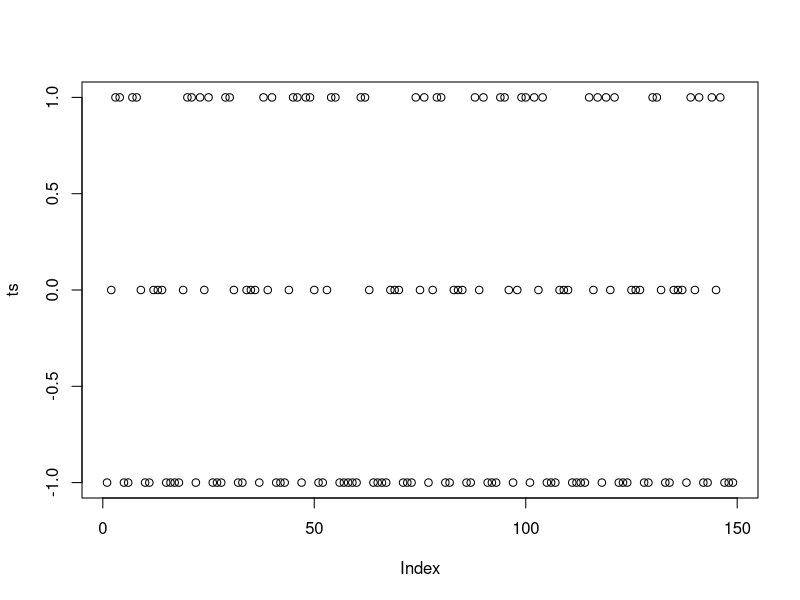
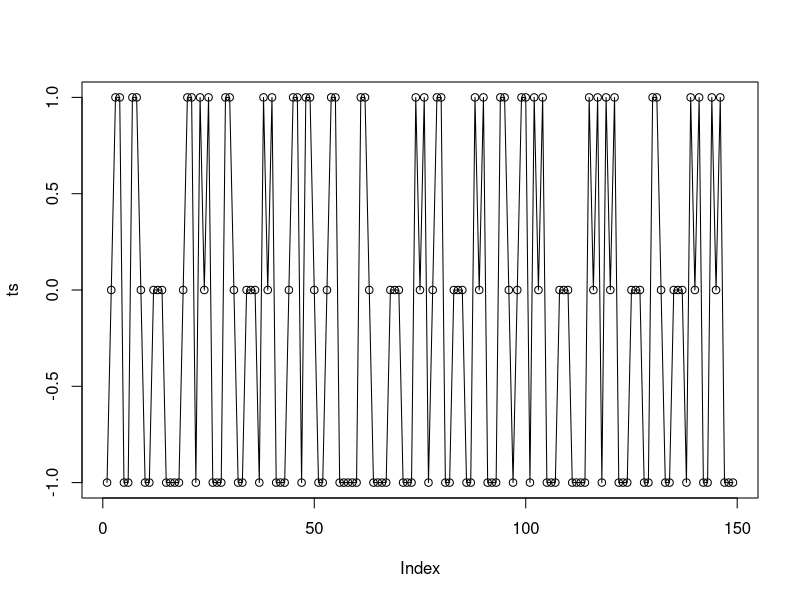
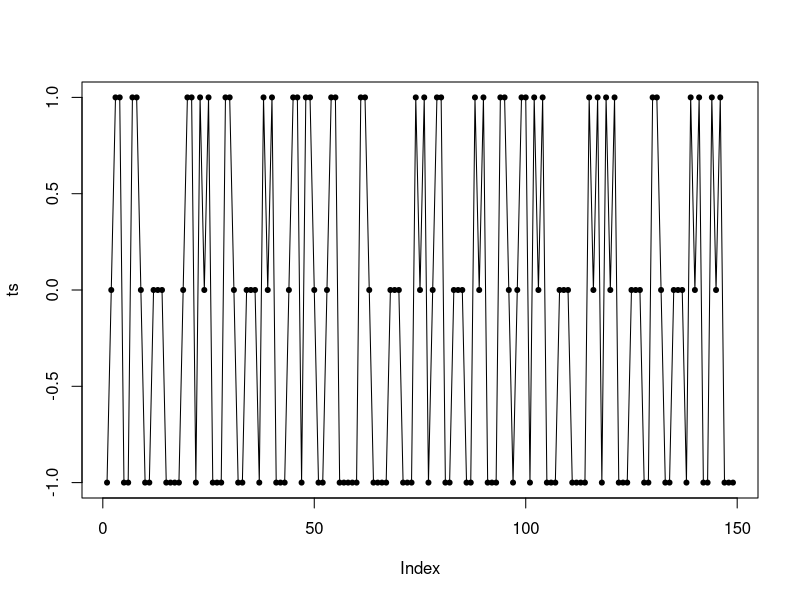
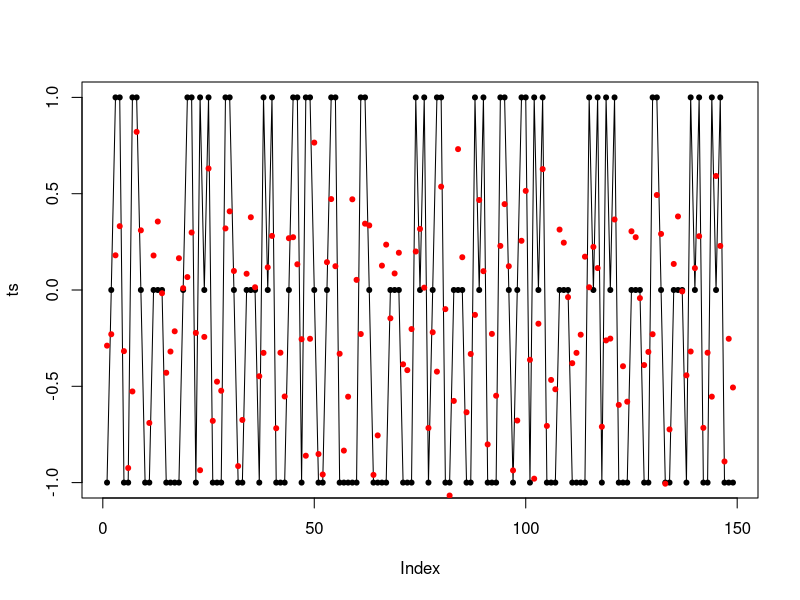
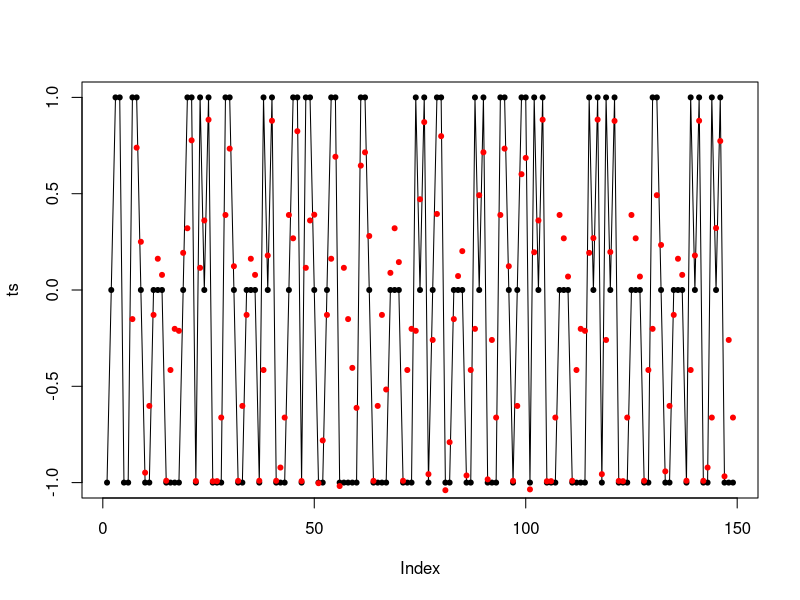
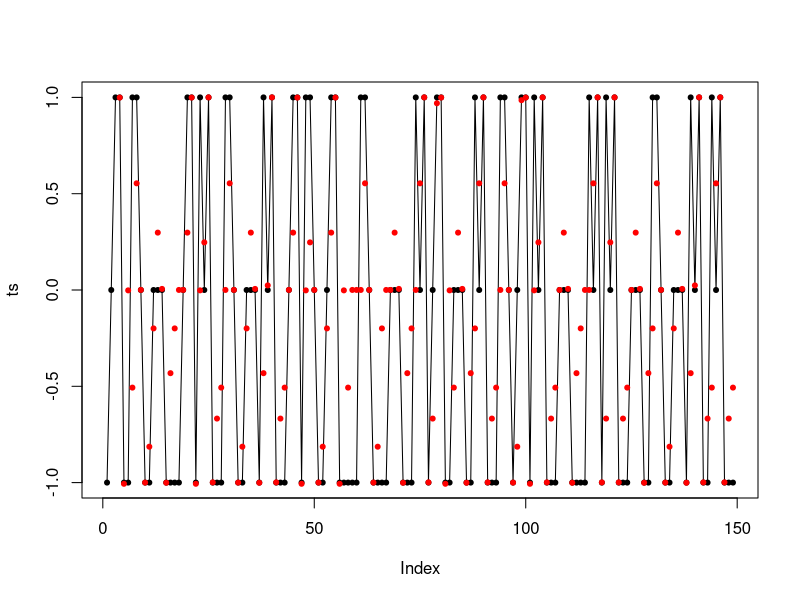
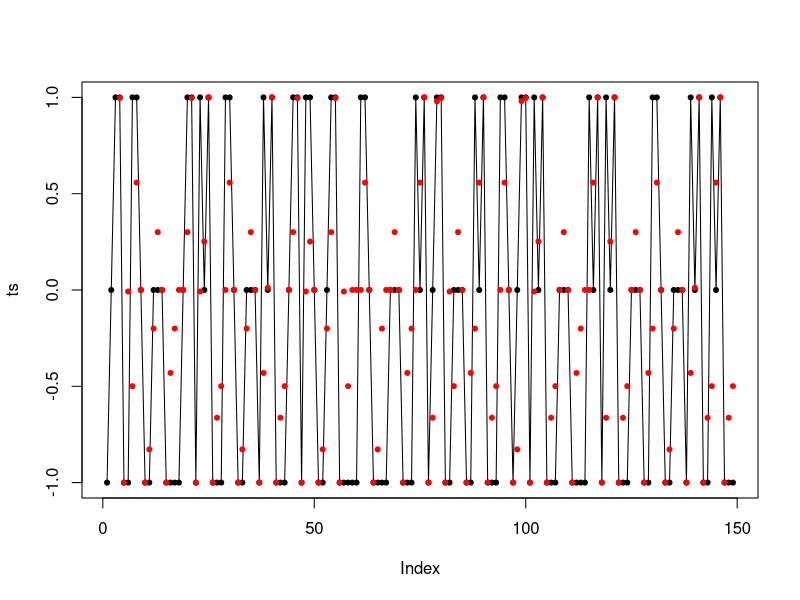

The R source for these figures, in order:
## ---- chunk 1
df <- read.csv("Data/NNseries.csv")
class(df)
## ---- chunk 2
ts <- df$"X.1"
is.atomic(ts)
## ---- chunk 3
plot(ts)
## ---- chunk 4
plot(ts, type="o")
## ---- chunk 5
plot(ts, type="o", pch=20)
## ---- chunk 6
var(ts)
## ---- chunk 7
library(forecast)
arimafit <- auto.arima(ts)
arimafit
## ---- chunk 8
plot(ts, type="o", pch=20)
lines(arimafit$fitted, type="p", pch=20, col="red")
## ---- chunk 9
nnfit <- nnetar(ts)
nnfit
## ---- chunk 10
nnfit <- nnetar(ts)
nnfit
## ---- chunk 11
plot(ts, type="o", pch=20)
lines(nnfit$fitted, type="p", pch=20, col="red")
## ---- chunk 12
nnfit <- nnetar(ts, p=3) # p = lags (t-1 to t-3)
nnfit
## ---- chunk 13
nnfit <- nnetar(ts, p=3, size=7) # size = # of nodes in the hidden layer
nnfit
## ---- chunk 14
plot(ts, type="o", pch=20)
lines(nnfit$fitted, type="p", pch=20, col="red")
## ---- chunk 15
nnfit <- nnetar(ts, p=3, size=7, repeats=1000)
nnfit
## ---- chunk 16
plot(ts, type="o", pch=20)
lines(nnfit$fitted, type="p", pch=20, col="red")
## ---- chunk 17
mydf <- data.frame(ts, round(nnfit$fitted, digits=2))
View(mydf)
